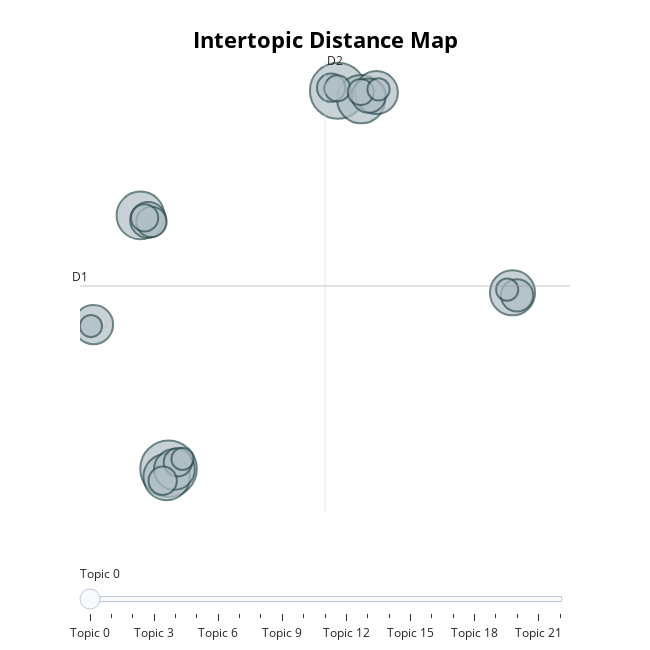

Notebook code for this chart:
### Code cell
model.visualize_topics(top_n_topics=50)

### Figure 1 — Plotly figure (JSON) as saved in the notebook; plotly's stock layout.template omitted (floating-point values rounded to 4 significant figures)
{"data": [{"customdata": [[0, "journal | economic | economics | groh | og", 52], [1, "aci | ci | eto | la | vida", 51], [2, "municips | ark | months | map | municip", 38], [3, "relatns | leotie | to | px | py", 37], [4, "maoeconomic | business | economic | moody | nance", 35], [5, "wcw | next | abstra | aive | velopi", 33], [6, "intellence | articial | fall | wdle | key", 30], [7, "coalab | coameasurement | worki | pa | new", 27], [8, "table | dference | distributn | tests | standardized", 25], [9, "assets | revenue | aregate | equatns | for", 21], [10, "ger | minas | intellence | articial | bras", 19], [11, "mtable | many | images | ehteemi | intyi", 17], [12, "edits | loans | payments | eq | for", 15], [13, "pc | marak | aklos | pole | is", 13], [14, "esta | gr | fec | mum | md", 13], [15, "road | belt | one | eur | sk", 13], [16, "ui | equatns | continuity | mand | supply", 12], [17, "mono | alias | boca | true | ba", 11], [18, "regi | mice | or | goregnal | map", 11], [19, "individuals | party | boyd | ester | fog", 8], [20, "future | table | sis | got | stock", 8], [21, "learner | samuelso | war | world | jun", 8], [22, "area | nad | tness | fc | le", 8]], "hovertemplate": "<b>Topic %{customdata[0]}</b><br>%{customdata[1]}<br>Size: %{customdata[2]}", "legendgroup": "", "marker": {"color": "#B0BEC5", "line": {"color": "DarkSlateGrey", "width": 2}, "size": [52, 51, 38, 37, 35, 33, 30, 27, 25, 21, 19, 17, 15, 13, 13, 13, 12, 11, 11, 8, 8, 8, 8], "sizemode": "area", "sizeref": 0.0325, "symbol": "circle"}, "mode": "markers", "name": "", "orientation": "v", "showlegend": false, "type": "scatter", "x": [0.2181, 8.084, 9.164, -1.086, 0.1296, 16.19, 9.868, 0.4907, -3.267, -0.7304, 9.511, 16.4, -0.576, 0.6502, 7.766, -0.05316, -0.8932, 8.057, 9.142, 9.969, -3.386, 0.8659, 15.94], "xaxis": "x", "y": [-15.65, 14.48, 13.81, 4.533, -16.31, -1.626, 14.33, -15.71, -4.165, 4.178, 14.08, -1.836, 4.023, -15.14, 14.72, -16.61, 4.34, 14.67, 14.37, 14.58, -4.284, -14.88, -1.38], "yaxis": "y"}], "layout": {"annotations": [{"showarrow": false, "text": "D1", "x": -3.894, "y": -1.089, "yshift": 10}, {"showarrow": false, "text": "D2", "x": 7.483, "xshift": 10, "y": 16.93}], "height": 650, "hoverlabel": {"bgcolor": "white", "font": {"family": "Rockwell", "size": 16}}, "legend": {"itemsizing": "constant", "tracegroupgap": 0}, "margin": {"t": 60}, "shapes": [{"line": {"color": "#CFD8DC", "width": 2}, "type": "line", "x0": 7.483, "x1": 7.483, "y0": -19.11, "y1": 16.93}, {"line": {"color": "#9E9E9E", "width": 2}, "type": "line", "x0": -3.894, "x1": 18.86, "y0": -1.089, "y1": -1.089}], "sliders": [{"active": 0, "pad": {"t": 50}, "steps": [{"args": [{"marker.color": [["red", "#B0BEC5", "#B0BEC5", "#B0BEC5", "#B0BEC5", "#B0BEC5", "#B0BEC5", "#B0BEC5", "#B0BEC5", "#B0BEC5", "#B0BEC5", "#B0BEC5", "#B0BEC5", "#B0BEC5", "#B0BEC5", "#B0BEC5", "#B0BEC5", "#B0BEC5", "#B0BEC5", "#B0BEC5", "#B0BEC5", "#B0BEC5", "#B0BEC5"]]}], "label": "Topic 0", "method": "update"}, {"args": [{"marker.color": [["#B0BEC5", "red", "#B0BEC5", "#B0BEC5", "#B0BEC5", "#B0BEC5", "#B0BEC5", "#B0BEC5", "#B0BEC5", "#B0BEC5", "#B0BEC5", "#B0BEC5", "#B0BEC5", "#B0BEC5", "#B0BEC5", "#B0BEC5", "#B0BEC5", "#B0BEC5", "#B0BEC5", "#B0BEC5", "#B0BEC5", "#B0BEC5", "#B0BEC5"]]}], "label": "Topic 1", "method": "update"}, {"args": [{"marker.color": [["#B0BEC5", "#B0BEC5", "red", "#B0BEC5", "#B0BEC5", "#B0BEC5", "#B0BEC5", "#B0BEC5", "#B0BEC5", "#B0BEC5", "#B0BEC5", "#B0BEC5", "#B0BEC5", "#B0BEC5", "#B0BEC5", "#B0BEC5", "#B0BEC5", "#B0BEC5", "#B0BEC5", "#B0BEC5", "#B0BEC5", "#B0BEC5", "#B0BEC5"]]}], "label": "Topic 2", "method": "update"}, {"args": [{"marker.color": [["#B0BEC5", "#B0BEC5", "#B0BEC5", "red", "#B0BEC5", "#B0BEC5", "#B0BEC5", "#B0BEC5", "#B0BEC5", "#B0BEC5", "#B0BEC5", "#B0BEC5", "#B0BEC5", "#B0BEC5", "#B0BEC5", "#B0BEC5", "#B0BEC5", "#B0BEC5", "#B0BEC5", "#B0BEC5", "#B0BEC5", "#B0BEC5", "#B0BEC5"]]}], "label": "Topic 3", "method": "update"}, {"args": [{"marker.color": [["#B0BEC5", "#B0BEC5", "#B0BEC5", "#B0BEC5", "red", "#B0BEC5", "#B0BEC5", "#B0BEC5", "#B0BEC5", "#B0BEC5", "#B0BEC5", "#B0BEC5", "#B0BEC5", "#B0BEC5", "#B0BEC5", "#B0BEC5", "#B0BEC5", "#B0BEC5", "#B0BEC5", "#B0BEC5", "#B0BEC5", "#B0BEC5", "#B0BEC5"]]}], "label": "Topic 4", "method": "update"}, {"args": [{"marker.color": [["#B0BEC5", "#B0BEC5", "#B0BEC5", "#B0BEC5", "#B0BEC5", "red", "#B0BEC5", "#B0BEC5", "#B0BEC5", "#B0BEC5", "#B0BEC5", "#B0BEC5", "#B0BEC5", "#B0BEC5", "#B0BEC5", "#B0BEC5", "#B0BEC5", "#B0BEC5", "#B0BEC5", "#B0BEC5", "#B0BEC5", "#B0BEC5", "#B0BEC5"]]}], "label": "Topic 5", "method": "update"}, {"args": [{"marker.color": [["#B0BEC5", "#B0BEC5", "#B0BEC5", "#B0BEC5", "#B0BEC5", "#B0BEC5", "red", "#B0BEC5", "#B0BEC5", "#B0BEC5", "#B0BEC5", "#B0BEC5", "#B0BEC5", "#B0BEC5", "#B0BEC5", "#B0BEC5", "#B0BEC5", "#B0BEC5", "#B0BEC5", "#B0BEC5", "#B0BEC5", "#B0BEC5", "#B0BEC5"]]}], "label": "Topic 6", "method": "update"}, {"args": [{"marker.color": [["#B0BEC5", "#B0BEC5", "#B0BEC5", "#B0BEC5", "#B0BEC5", "#B0BEC5", "#B0BEC5", "red", "#B0BEC5", "#B0BEC5", "#B0BEC5", "#B0BEC5", "#B0BEC5", "#B0BEC5", "#B0BEC5", "#B0BEC5", "#B0BEC5", "#B0BEC5", "#B0BEC5", "#B0BEC5", "#B0BEC5", "#B0BEC5", "#B0BEC5"]]}], "label": "Topic 7", "method": "update"}, {"args": [{"marker.color": [["#B0BEC5", "#B0BEC5", "#B0BEC5", "#B0BEC5", "#B0BEC5", "#B0BEC5", "#B0BEC5", "#B0BEC5", "red", "#B0BEC5", "#B0BEC5", "#B0BEC5", "#B0BEC5", "#B0BEC5", "#B0BEC5", "#B0BEC5", "#B0BEC5", "#B0BEC5", "#B0BEC5", "#B0BEC5", "#B0BEC5", "#B0BEC5", "#B0BEC5"]]}], "label": "Topic 8", "method": "update"}, {"args": [{"marker.color": [["#B0BEC5", "#B0BEC5", "#B0BEC5", "#B0BEC5", "#B0BEC5", "#B0BEC5", "#B0BEC5", "#B0BEC5", "#B0BEC5", "red", "#B0BEC5", "#B0BEC5", "#B0BEC5", "#B0BEC5", "#B0BEC5", "#B0BEC5", "#B0BEC5", "#B0BEC5", "#B0BEC5", "#B0BEC5", "#B0BEC5", "#B0BEC5", "#B0BEC5"]]}], "label": "Topic 9", "method": "update"}, {"args": [{"marker.color": [["#B0BEC5", "#B0BEC5", "#B0BEC5", "#B0BEC5", "#B0BEC5", "#B0BEC5", "#B0BEC5", "#B0BEC5", "#B0BEC5", "#B0BEC5", "red", "#B0BEC5", "#B0BEC5", "#B0BEC5", "#B0BEC5", "#B0BEC5", "#B0BEC5", "#B0BEC5", "#B0BEC5", "#B0BEC5", "#B0BEC5", "#B0BEC5", "#B0BEC5"]]}], "label": "Topic 10", "method": "update"}, {"args": [{"marker.color": [["#B0BEC5", "#B0BEC5", "#B0BEC5", "#B0BEC5", "#B0BEC5", "#B0BEC5", "#B0BEC5", "#B0BEC5", "#B0BEC5", "#B0BEC5", "#B0BEC5", "red", "#B0BEC5", "#B0BEC5", "#B0BEC5", "#B0BEC5", "#B0BEC5", "#B0BEC5", "#B0BEC5", "#B0BEC5", "#B0BEC5", "#B0BEC5", "#B0BEC5"]]}], "label": "Topic 11", "method": "update"}, {"args": [{"marker.color": [["#B0BEC5", "#B0BEC5", "#B0BEC5", "#B0BEC5", "#B0BEC5", "#B0BEC5", "#B0BEC5", "#B0BEC5", "#B0BEC5", "#B0BEC5", "#B0BEC5", "#B0BEC5", "red", "#B0BEC5", "#B0BEC5", "#B0BEC5", "#B0BEC5", "#B0BEC5", "#B0BEC5", "#B0BEC5", "#B0BEC5", "#B0BEC5", "#B0BEC5"]]}], "label": "Topic 12", "method": "update"}, {"args": [{"marker.color": [["#B0BEC5", "#B0BEC5", "#B0BEC5", "#B0BEC5", "#B0BEC5", "#B0BEC5", "#B0BEC5", "#B0BEC5", "#B0BEC5", "#B0BEC5", "#B0BEC5", "#B0BEC5", "#B0BEC5", "red", "#B0BEC5", "#B0BEC5", "#B0BEC5", "#B0BEC5", "#B0BEC5", "#B0BEC5", "#B0BEC5", "#B0BEC5", "#B0BEC5"]]}], "label": "Topic 13", "method": "update"}, {"args": [{"marker.color": [["#B0BEC5", "#B0BEC5", "#B0BEC5", "#B0BEC5", "#B0BEC5", "#B0BEC5", "#B0BEC5", "#B0BEC5", "#B0BEC5", "#B0BEC5", "#B0BEC5", "#B0BEC5", "#B0BEC5", "#B0BEC5", "red", "#B0BEC5", "#B0BEC5", "#B0BEC5", "#B0BEC5", "#B0BEC5", "#B0BEC5", "#B0BEC5", "#B0BEC5"]]}], "label": "Topic 14", "method": "update"}, {"args": [{"marker.color": [["#B0BEC5", "#B0BEC5", "#B0BEC5", "#B0BEC5", "#B0BEC5", "#B0BEC5", "#B0BEC5", "#B0BEC5", "#B0BEC5", "#B0BEC5", "#B0BEC5", "#B0BEC5", "#B0BEC5", "#B0BEC5", "#B0BEC5", "red", "#B0BEC5", "#B0BEC5", "#B0BEC5", "#B0BEC5", "#B0BEC5", "#B0BEC5", "#B0BEC5"]]}], "label": "Topic 15", "method": "update"}, {"args": [{"marker.color": [["#B0BEC5", "#B0BEC5", "#B0BEC5", "#B0BEC5", "#B0BEC5", "#B0BEC5", "#B0BEC5", "#B0BEC5", "#B0BEC5", "#B0BEC5", "#B0BEC5", "#B0BEC5", "#B0BEC5", "#B0BEC5", "#B0BEC5", "#B0BEC5", "red", "#B0BEC5", "#B0BEC5", "#B0BEC5", "#B0BEC5", "#B0BEC5", "#B0BEC5"]]}], "label": "Topic 16", "method": "update"}, {"args": [{"marker.color": [["#B0BEC5", "#B0BEC5", "#B0BEC5", "#B0BEC5", "#B0BEC5", "#B0BEC5", "#B0BEC5", "#B0BEC5", "#B0BEC5", "#B0BEC5", "#B0BEC5", "#B0BEC5", "#B0BEC5", "#B0BEC5", "#B0BEC5", "#B0BEC5", "#B0BEC5", "red", "#B0BEC5", "#B0BEC5", "#B0BEC5", "#B0BEC5", "#B0BEC5"]]}], "label": "Topic 17", "method": "update"}, {"args": [{"marker.color": [["#B0BEC5", "#B0BEC5", "#B0BEC5", "#B0BEC5", "#B0BEC5", "#B0BEC5", "#B0BEC5", "#B0BEC5", "#B0BEC5", "#B0BEC5", "#B0BEC5", "#B0BEC5", "#B0BEC5", "#B0BEC5", "#B0BEC5", "#B0BEC5", "#B0BEC5", "#B0BEC5", "red", "#B0BEC5", "#B0BEC5", "#B0BEC5", "#B0BEC5"]]}], "label": "Topic 18", "method": "update"}, {"args": [{"marker.color": [["#B0BEC5", "#B0BEC5", "#B0BEC5", "#B0BEC5", "#B0BEC5", "#B0BEC5", "#B0BEC5", "#B0BEC5", "#B0BEC5", "#B0BEC5", "#B0BEC5", "#B0BEC5", "#B0BEC5", "#B0BEC5", "#B0BEC5", "#B0BEC5", "#B0BEC5", "#B0BEC5", "#B0BEC5", "red", "#B0BEC5", "#B0BEC5", "#B0BEC5"]]}], "label": "Topic 19", "method": "update"}, {"args": [{"marker.color": [["#B0BEC5", "#B0BEC5", "#B0BEC5", "#B0BEC5", "#B0BEC5", "#B0BEC5", "#B0BEC5", "#B0BEC5", "#B0BEC5", "#B0BEC5", "#B0BEC5", "#B0BEC5", "#B0BEC5", "#B0BEC5", "#B0BEC5", "#B0BEC5", "#B0BEC5", "#B0BEC5", "#B0BEC5", "#B0BEC5", "red", "#B0BEC5", "#B0BEC5"]]}], "label": "Topic 20", "method": "update"}, {"args": [{"marker.color": [["#B0BEC5", "#B0BEC5", "#B0BEC5", "#B0BEC5", "#B0BEC5", "#B0BEC5", "#B0BEC5", "#B0BEC5", "#B0BEC5", "#B0BEC5", "#B0BEC5", "#B0BEC5", "#B0BEC5", "#B0BEC5", "#B0BEC5", "#B0BEC5", "#B0BEC5", "#B0BEC5", "#B0BEC5", "#B0BEC5", "#B0BEC5", "red", "#B0BEC5"]]}], "label": "Topic 21", "method": "update"}, {"args": [{"marker.color": [["#B0BEC5", "#B0BEC5", "#B0BEC5", "#B0BEC5", "#B0BEC5", "#B0BEC5", "#B0BEC5", "#B0BEC5", "#B0BEC5", "#B0BEC5", "#B0BEC5", "#B0BEC5", "#B0BEC5", "#B0BEC5", "#B0BEC5", "#B0BEC5", "#B0BEC5", "#B0BEC5", "#B0BEC5", "#B0BEC5", "#B0BEC5", "#B0BEC5", "red"]]}], "label": "Topic 22", "method": "update"}]}], "title": {"font": {"color": "Black", "size": 22}, "text": "<b>Intertopic Distance Map</b>", "x": 0.5, "xanchor": "center", "y": 0.95, "yanchor": "top"}, "width": 650, "xaxis": {"anchor": "y", "domain": [0, 1], "range": [-3.894, 18.86], "title": {"text": ""}, "visible": false}, "yaxis": {"anchor": "x", "domain": [0, 1], "range": [-19.11, 16.93], "title": {"text": ""}, "visible": false}}}
